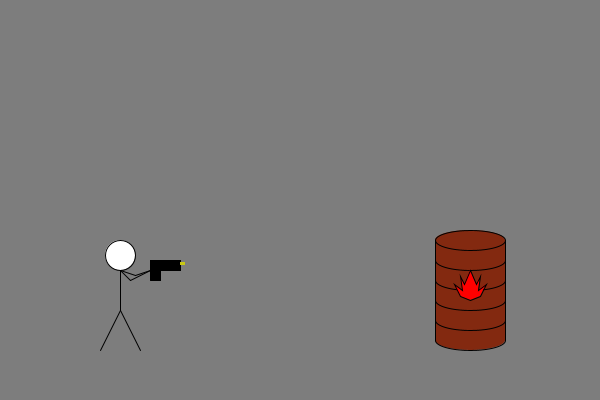
Frame 1 (no input)
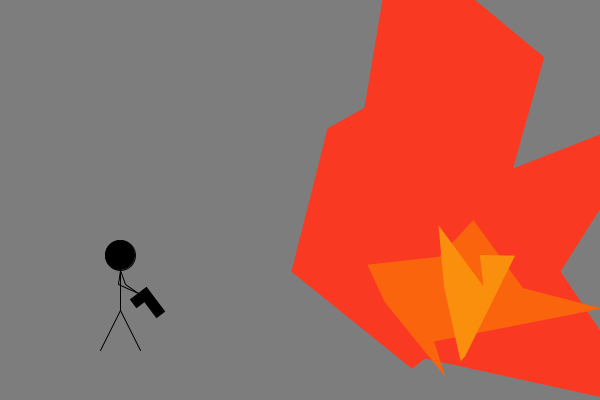
Frame 60 (the mouse pressed at the canvas centre just before this capture)
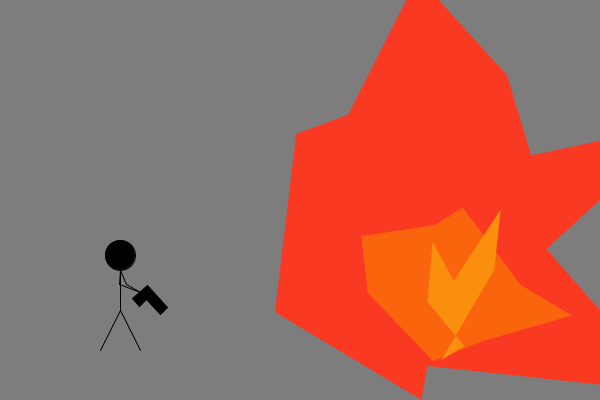
Frame 120 (the mouse held since frame 60 and released just before this capture)

The Processing sketch that drew these frames (run headless with seeded random() and noise(); from frame 60 on, the mouse is pressed at the canvas centre):

// Processing sketch: processing_70052
// ── processing_70052.pde

//Martin C, Animation, CP1, Mods 4-5

void setup()
{
  size(600, 400);
  frameRate(60);
  background(125);
}

float x2 = 0;
float rot = PI/2;
float time = 0;
int x3 = 180;
int y3 = 262;
int x4 = 185;
int y4 = 265;
int speed = 20;
int fl = 25;

void draw()
{
  time = time + 0.025;
  recoil();
  shot();
  explosion();

  if (time > 1.5)
  {  
    x2 = 0;
    x3 = 180;
    x4 = 185;
    rot = PI/2;
    time = 0;
  }
}

void recoil()
{
  background(125);

  line(100, 350, 120, 310); //legs
  line(140, 350, 120, 310);
  line(120, 310, 120, 270); //body
  ellipse(120, 255, 30, 30); //head

  translate(120, 270);
  rotate(x2*rot);
  translate(-120, -270);

  line(120, 270, 130, 280); //arms
  line(120, 270, 135, 275);
  line(130, 280, 150, 270);
  line(135, 275, 150, 270);

  fill(0);
  strokeWeight(1);
  beginShape(); //gun
  vertex(150, 280);
  vertex(150, 260);
  vertex(180, 260);
  vertex(180, 270);
  vertex(160, 270);
  vertex(160, 280);
  vertex(150, 280);
  endShape();

  translate(120, 270);
  rotate(-1*(x2*rot));
  translate(-120, -270);

  if (x2 > -1.5)
  {
    x2 = x2 - 0.025;
    rot = PI/2 * x2+1.7;
  }
}

void shot()
{
  noStroke();
  fill(200, 200, 20);
  quad(x3, y3, x3, y4, x4, y4, x4, y3);
  fill(0);
  stroke(0);

  if (x3<470)
  {
    x3 = x3 + speed;
    x4 = x4 + speed;
  }
}

void explosion()
{
  //barrel
  fill(131, 41, 16);
  ellipse(470, 340, 70, 20);
  noStroke();
  rect(435, 240, 70, 100);
  stroke(0);
  ellipse(470, 240, 70, 20);
  noFill();
  arc(470, 260, 70, 20, 0, PI);
  arc(470, 280, 70, 20, 0, PI);
  arc(470, 300, 70, 20, 0, PI);
  arc(470, 320, 70, 20, 0, PI);
  line(435, 240, 435, 340);
  line(505, 240, 505, 340);
  fill(255, 0, 0);
  beginShape(); //flame icon
  vertex(470, 300);
  vertex(460, 296);
  vertex(454, 284);
  vertex(462, 290);
  vertex(460, 276);
  vertex(464, 284);
  vertex(470, 270);
  vertex(476, 284);
  vertex(480, 276);
  vertex(478, 290);
  vertex(486, 284);
  vertex(480, 296);
  vertex(470, 300);
  endShape();
  fill(0);
  noStroke();
  
  //flames
  
  if (time > 0.40)
  {
    beginShape();
    fill(250, 57, 35);
    vertex(random(422-fl, 422+fl), random(380-fl, 380+fl));
    vertex(random(287-fl, 287+fl), random(296-fl, 296+fl));
    vertex(random(304-fl, 304+fl), random(145-fl, 145+fl));
    vertex(random(343-fl, 343+fl), random(126-fl, 126+fl));
    vertex(random(407-fl, 407+fl), random(-46-fl, -46+fl));
    vertex(random(528-fl, 528+fl), random(52-fl, 52+fl));
    vertex(random(523-fl, 523+fl), random(158-fl, 158+fl));
    vertex(random(686-fl, 686+fl), random(118-fl, 118+fl));
    vertex(random(562-fl, 562+fl), random(274-fl, 274+fl));
    vertex(random(657-fl, 657+fl), random(413-fl, 413+fl));
    vertex(random(422-fl, 422+fl), random(380-fl, 380+fl));
    endShape();
    fill(0);
  }
  
  if (time > 0.375)
  {
    beginShape();
    fill(250, 100, 13);
    vertex(random(458-fl, 458+fl), random(358-fl, 358+fl));
    vertex(random(388-fl, 388+fl), random(282-fl, 282+fl));
    vertex(random(346-fl, 346+fl), random(256-fl, 256+fl));
    vertex(random(426-fl, 426+fl), random(243-fl, 243+fl));
    vertex(random(469-fl, 469+fl), random(197-fl, 197+fl));
    vertex(random(514-fl, 514+fl), random(284-fl, 284+fl));
    vertex(random(582-fl, 582+fl), random(308-fl, 308+fl));
    vertex(random(458-fl, 458+fl), random(358-fl, 358+fl));
    endShape();
    fill(0);
  }
  
  if (time > 0.35)
  {
    beginShape();
    fill(250, 143, 13);
    vertex(random(464-fl, 464+fl), random(341-fl, 341+fl));
    vertex(random(426-fl, 426+fl), random(292-fl, 292+fl));
    vertex(random(443-fl, 443+fl), random(246-fl, 246+fl));
    vertex(random(459-fl, 459+fl), random(280-fl, 280+fl));
    vertex(random(487-fl, 487+fl), random(234-fl, 234+fl));
    vertex(random(515-fl, 515+fl), random(280-fl, 280+fl));
    vertex(random(464-fl, 464+fl), random(341-fl, 341+fl));
    endShape();
    fill(0);
  }
  stroke(0);
}
